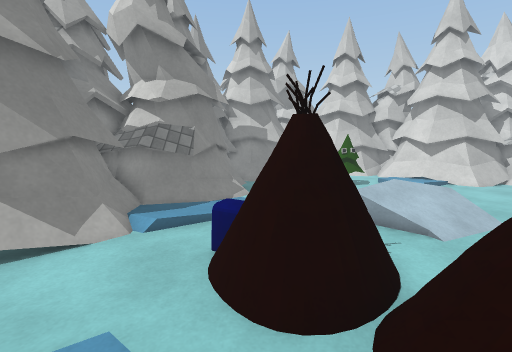
view 1 (above)

24 first-person views from a walk through a scene from a Unity 3-D project. The camera is 1.5 m above the floor, tilts 8° down and sees 85° across. The floor is counted in squares, 0.5 m on a side. Each view is taken from the middle of a square. On the plan, view 1 faces up. The plan holds only what a view shows up to about 20 squares ahead; the rest is blank. The place goes on beyond the plan. Surface patterns are stand-ins for the level's own textures.

view 2
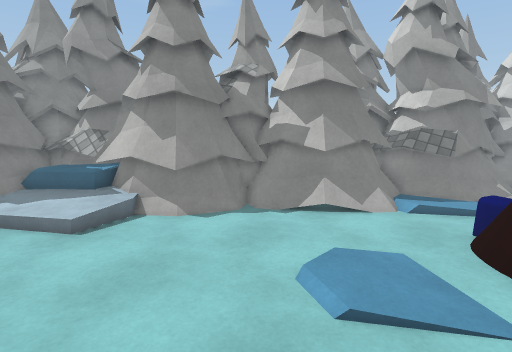

view 3
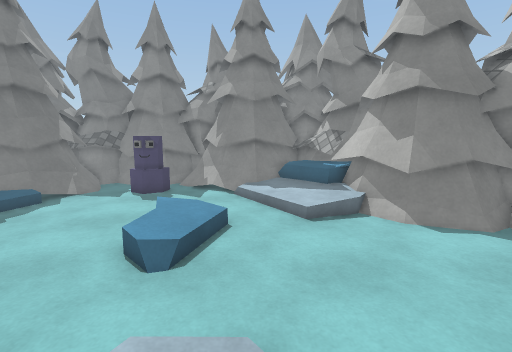

view 4
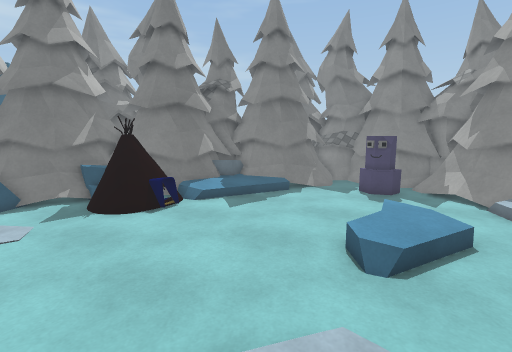

view 5
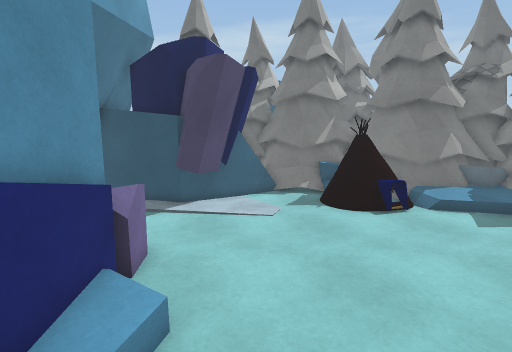

view 6
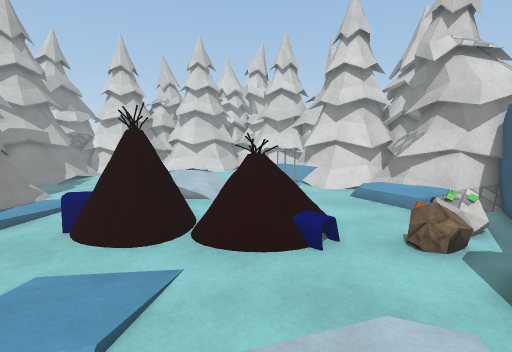

view 7
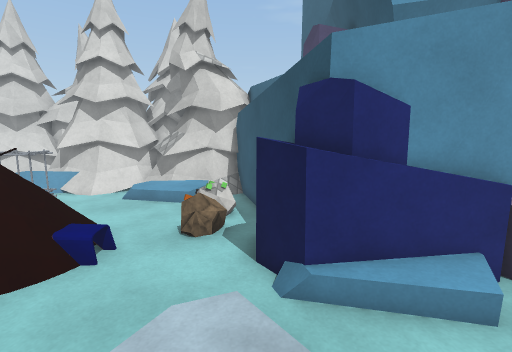

view 8
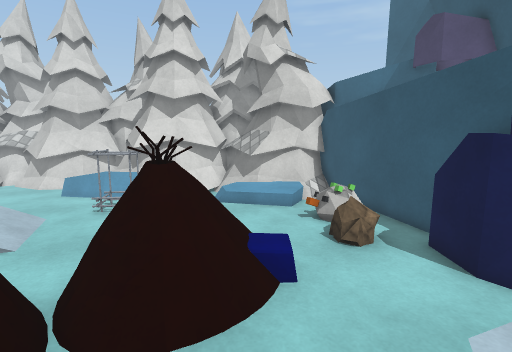

view 9
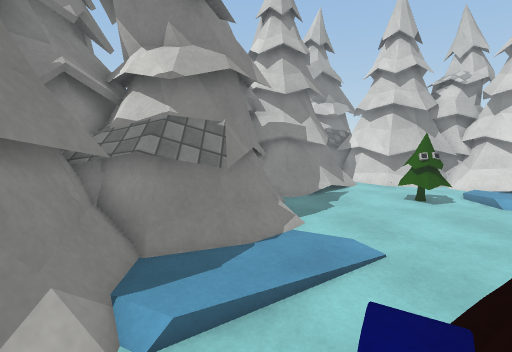

view 10
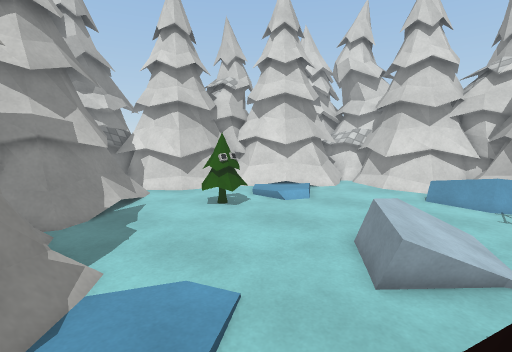

view 11
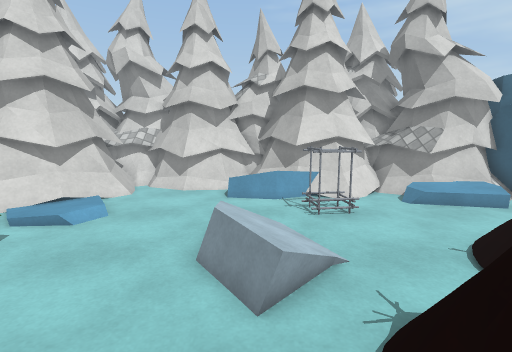

view 12
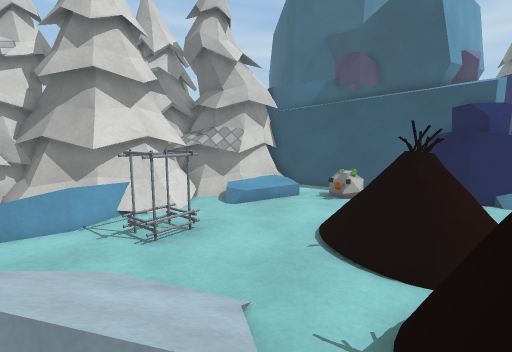

view 13
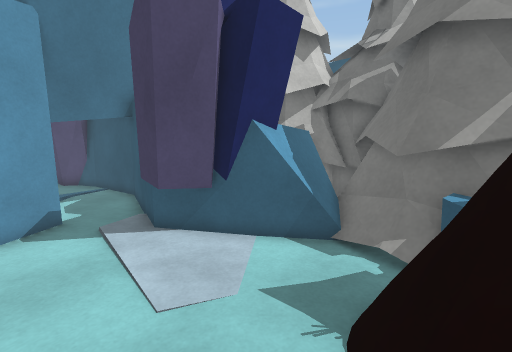

view 14
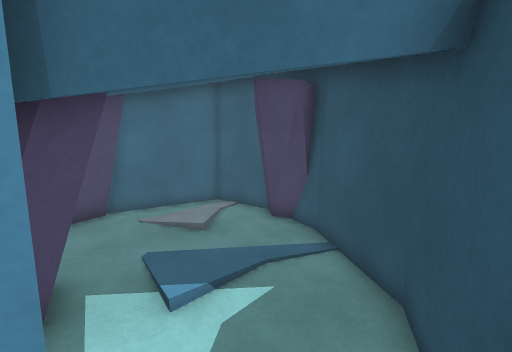

view 15
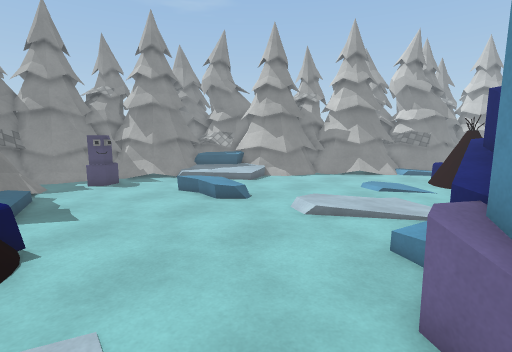

view 16
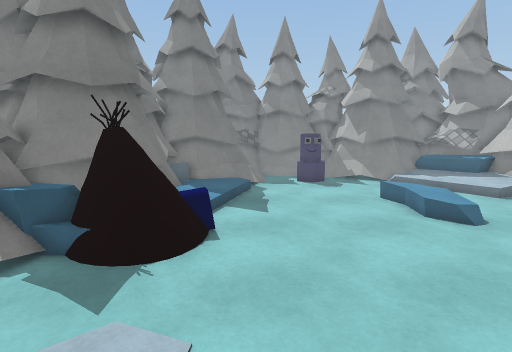

view 17
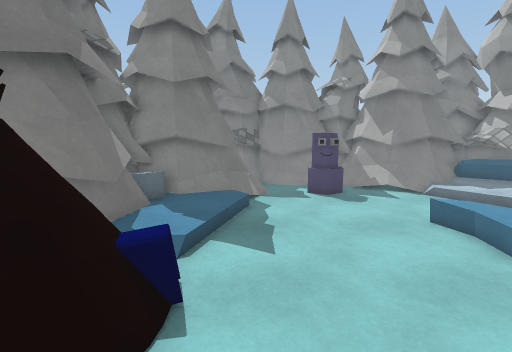

view 18
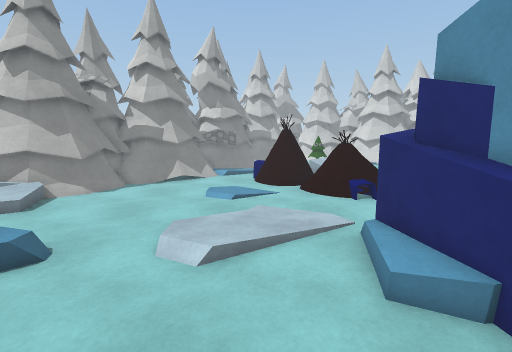

view 19
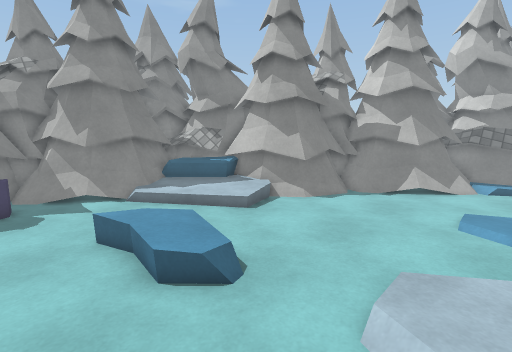

view 20
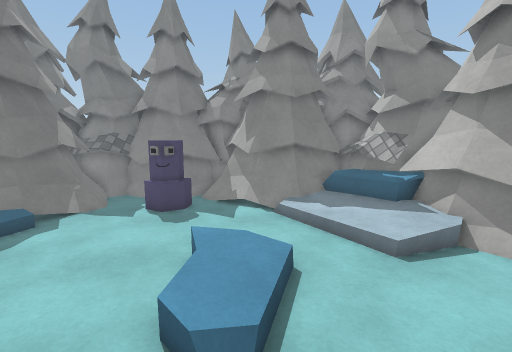

view 21
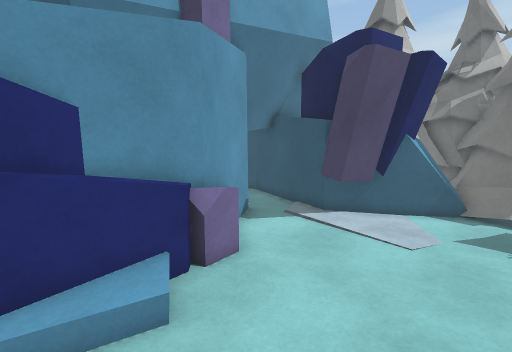

view 22
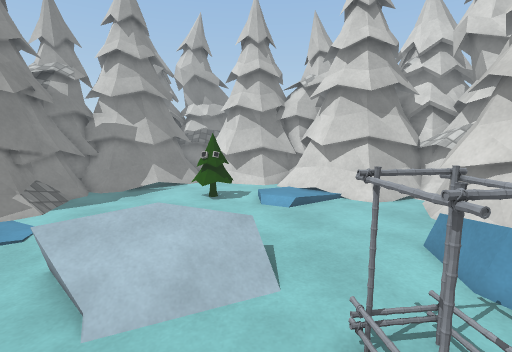

view 23
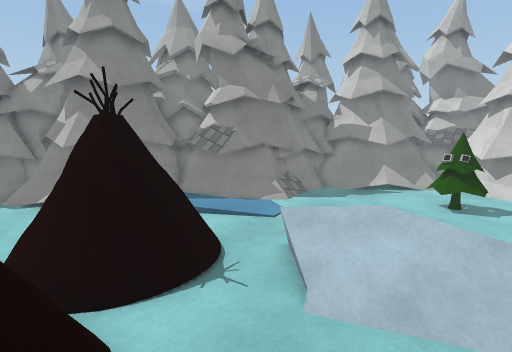

view 24
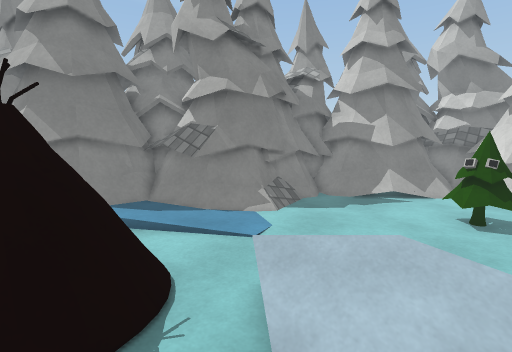

### Floor plan
Key: @ floor where view 1 was taken; # wall or solid block; . main floor; : floor 0.25 m higher than the main floor; + floor 0.75 m higher than the main floor; / step, stairs or slope; = window, fence, low wall or low ledge; T tree; O other object.
Columns run from 21 left of view 1 to 20 right of it. Each row starts with its distance up from view 1.
 25                        TT TT   T  TT
 24                   T    TT TT  TTT TT
 23                   T    TT TTTTTTTT    T T
 22                    T  TTT..TTTT:T     T T
 21                    TTTTT.......TTT    TT
 20                  TTTTTT.........TTT  TTTTT
 19                   TT......  ... TTTTTTTT
 18                   TT:.....OOO/    TTTTTTTT
 17                   TT/.....OO./  :..:..TTT
 16                 TTTT/.........//.....TT TT
 15            T       T ...............TTT
 14            T  T   TT:...............TT
 13               TTTTTT ...............TT
 12            TTTTTTTT   ..............TTTT
 11               TTT    ...../  /..../  TTTT
 10         T      TT  :....O/   /....O  TTT
  9         TTT   TTT//...../// /.....O TTTTTT
  8        T  T   TTT...OOOO../...###.OTTT  TT
  7        T  TTTTTT....OOOOO.....###.:TT
  6         TTTTTTT......OOOO......##. TT
  5          TTT:........OOO.......... TT
  4   TTTT    TT............OOOO.......TTTTTT
  3   TTTT    TT....... ...:OOOO..../..:TTTT T
  2 TT TTTTT#TTT......   ...OOO:..../  TTTTT T
  1 TTTTTTTTTTTT.............//...../ TTTTTTTT
  0 TTTTT  TT /..........@...//.....: TTT  TTT
 -1 TTT       /...................../ TT
 -2 TTTTT     /......... ......O OO.. TT
 -3  #TTT    /.........    .......O..OOTTT
 -4    TT  //..........  ....OOO OOOOO OOO
 -5    TT::...........   ...OOO###    OO
 -6    TT.....   OO...::...OO
 -7 TTTTT.....  O O........OOO
 -8 TTTT...................OOO
 -9 TT...O..................O
-10 TTT.OOO.................OO         OO
-11  TT..O..................OO       ..OOO
-12  TT......................O#      .....O
-13  TT.......................##  OO .....OO
-14 TT:.:T.....................# #...../...O
-15 TTTTTTTT ://...............O..........OO
-16 TTTTTTTT    ::.OO:...  OO..........OOOO
-17 TTTT  TTT      OOO.... OO###.......OOO
-18 T      TT  TTTOOOO....O### ####.####O
-19        TTTTTTTT OO...#O       ###
-20 TT    TTTTTT TTT+TTT=##
-21       TT      TTTTTTT##
-22  TT   T       TTTTTTTT#

Positions as (right, up) in squares from view 1, and headings:
1: (0, 0), facing up
2: (0, -4), facing up-left
3: (0, -4), facing left
4: (0, -4), facing down-left
5: (0, -4), facing down
6: (-3, -4), facing up-right
7: (-3, -4), facing right
8: (-2, 1), facing right
9: (-2, 5), facing up
10: (-2, 8), facing up-right
11: (-1, 10), facing right
12: (2, 11), facing down-right
13: (-5, -13), facing down-right
14: (5, -16), facing right
15: (4, -16), facing up-left
16: (3, -14), facing left
17: (-1, -14), facing left
18: (-1, -13), facing up
19: (-2, -10), facing up-left
20: (-3, -6), facing left
21: (-3, -6), facing down-right
22: (8, 4), facing up
23: (8, 4), facing up-left
24: (7, 6), facing up-left
